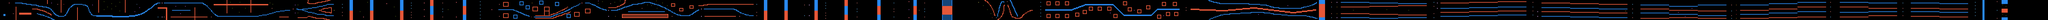

Rendered tile map (Tiled .tmx) drawn with the repository's tilesets; below, a short description and the map source with its tile grids summarised:
An orthogonal 3000x30 tile map with 8x8 px tiles, 1 tile layer (layer).

<map version="1.0" orientation="orthogonal" width="3000" height="30" tilewidth="8" tileheight="8">
 <tileset firstgid="1" name="chip" tilewidth="8" tileheight="8">
  <image source="chip.png" width="128" height="128" />
 </tileset>
 <layer name="layer" width="3000" height="30">
  <properties>
   <property name="object" value="true" />
  </properties>
  <data>[90000 cells, 10346 non-empty, 12 distinct tile ids]</data>
 </layer>
</map>
